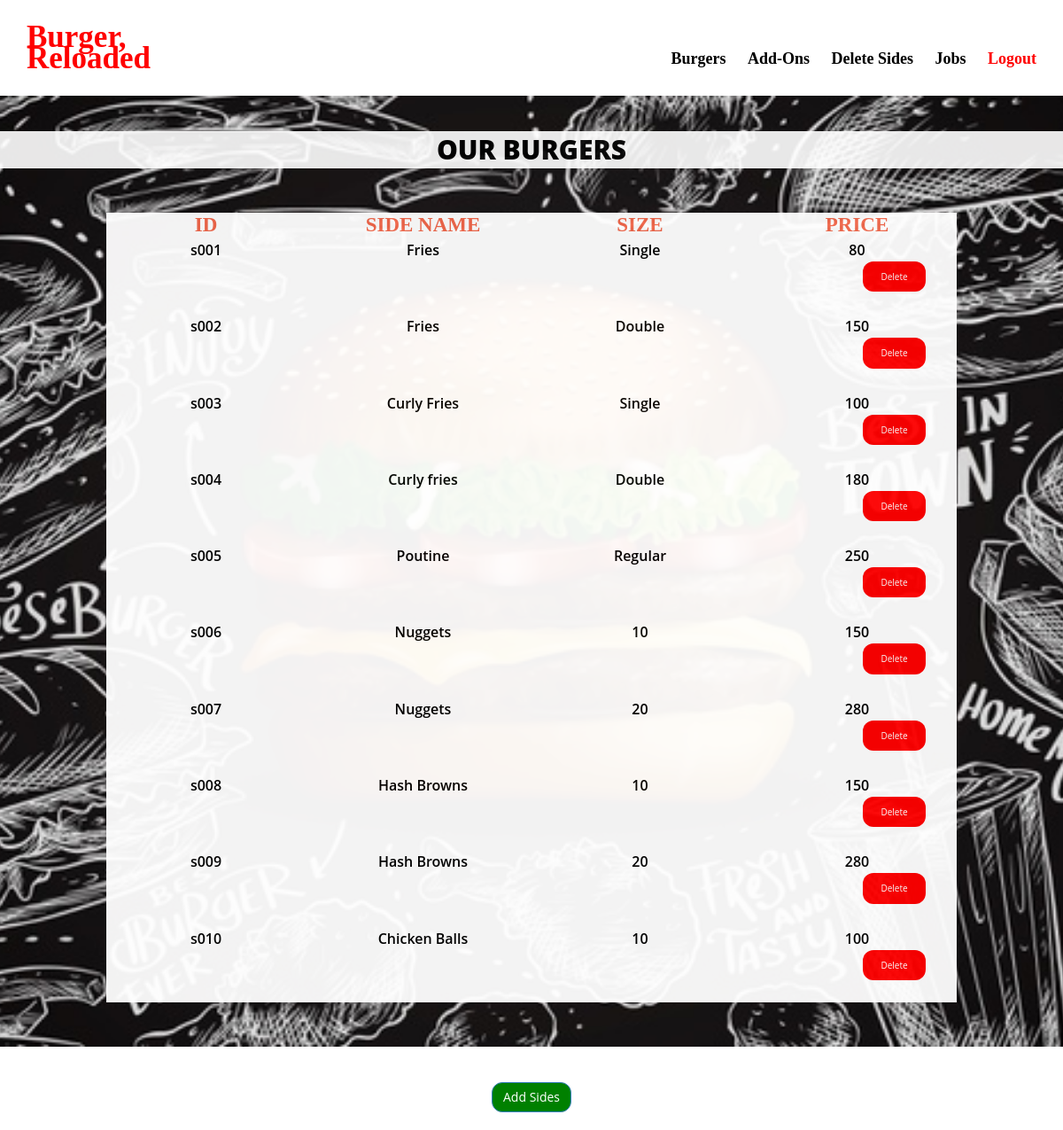
/View/admin_sides.php, run on the app's committed database.
### tables this page shows
CREATE TABLE `sides` (
  `side_id` varchar(10) NOT NULL,
  `side_name` varchar(100) NOT NULL,
  `side_size` varchar(13) NOT NULL,
  `side_price` varchar(10) NOT NULL
);

### View/admin_sides.php (the view, shortened to what this page needs)
<html lang="en">
  <head>
      <link href="css/bootstrap.min.css" rel="stylesheet"/>
      <link href="css/font-awesome.min.css" rel="stylesheet"/>
      <link href="css/animate.min.css" rel="stylesheet"/>
      <link href="css/main.css" rel="stylesheet"/>
  </head>
  <body>
	<section id="header">
		<div class="row">
			<div class="col-md-2" style="font-size: 35px;color:red;font-family: Times New Roman;"> <a href ="../Controller/admin_home.php">Burger, </br>Reloaded </a></div>
			<div class="col-md-10" style="text-align: right"> <br>
				<a href="admin_burgers.php" style="margin-left: 20px;"> Burgers </a>
				<a href="admin_addons.php" style="margin-left: 20px;"> Add-Ons  </a>
				<a href="../Controller/admin_remove_sides.php" style="margin-left: 20px;"> Delete Sides </a>
				<a href="admin_jobs.php" style="margin-left: 20px;"> Jobs  </a>
				<a href="../Controller/admin_login.php" style="margin-left: 20px; color: red"> Logout  </a>
			</div>
		</div>
	</section>
	<section id = "section1">
		<div class="title" style="color: black;background:white; opacity:90%;"> Our Burgers </div>
		<div style="color: black; margin-left:10%; margin-right:10%; margin-top:50px; margin-bottom:50px;text-align:center;background:white; opacity:95%;">
			<div class="row" style="padding:5px;">
				<div class="col-md-3" style="font-size:23px; color: #F2674A;font-family: Verdana;">   ID </div>
				<div class="col-md-3"style="font-size:23px; color: #F2674A;font-family: Verdana;">  SIDE NAME </div>
				<div class="col-md-3"style="font-size:23px; color: #F2674A;font-family: Verdana;">  SIZE </div>
				<div class="col-md-3"style="font-size:23px; color: #F2674A;font-family: Verdana;">  PRICE </div>
			</div>
			<?php
			require_once("../Model/DBconnect.php");
			$sql = "SELECT * FROM sides";
			$result = mysqli_query($conn, $sql);
			if(mysqli_num_rows($result) > 0){
				while($row = mysqli_fetch_array($result)){
			?>
			<div class="row" style="padding:5px;">
				<div class="col-md-3">  <?php echo $row[0]; ?> </div>
				<div class="col-md-3">  <?php echo $row[1]; ?> </div>
				<div class="col-md-3">  <?php echo $row[2] ?>
				</div>
				<div class="col-md-3">  <?php echo $row[3] ?>
				<form action="../Model/admin_remove_sides_backend.php" method="POST">
				<input type="submit" button type="button" class="btn btn-primary" style="background-color:red; font-size:10px; border-radius:12px;"
				name="submit" value="Delete"></button>
			</form>
				</div>
			</div>
			<?php
				}
			}
			?>
		</div>
	</section>
	<section id="footer">
        <div class="border border-light p-3 mb-4">
          <div class="text-center">
            <button type="button" class="btn btn-primary" style="background-color:green;border-radius: 12px;">
			<a href="../Controller/admin_add_sides.php">Add Sides</a></button>
          </div>
        </div>
	</section>
  </body>
</html>

### View/css/main.css (style rules this page uses)
#header { background-color: rgb(255, 255, 255); color: black; font: 600 18px/24px Times New Roman; padding: 30px; padding-top: 30px; }
#section1 { background-image: url("../img/bg1.jpg"); background-color: rgba(40,57,101,.5); background-position: center; background-size: cover; background-repeat:no-repeat; position: relative; overflow: hidden; }
.title { width: 100%; padding: 12px 20px; margin-top: 40px; text-align:center; text-transform: Uppercase; font-weight: 800; font-size: 30px; }
#footer { background-color: #FFF; color: black; font: 600 12px/14px 'Open Sans',sans-serif; padding: 20px; padding-top: 40px; }
body { margin:0; color:#6a6f8c; font:600 16px/18px 'Open Sans',sans-serif; }
*,:after,:before { box-sizing:border-box }
a { color:inherit;text-decoration:none }
input[type=submit] { background-color: black; border: none; border-radius: 50px; color: white; padding: 10px 20px; text-decoration: none; margin: 4px 2px; cursor: pointer; margin-left: 40%; }

### data on the page
sides: side_id "s001", side_name "Fries", side_size "Single", side_price "80"
sides: side_id "s002", side_name "Fries", side_size "Double", side_price "150"
sides: side_id "s003", side_name "Curly Fries", side_size "Single", side_price "100"
sides: side_id "s004", side_name "Curly fries", side_size "Double", side_price "180"
sides: side_id "s005", side_name "Poutine", side_size "Regular", side_price "250"
sides: side_id "s006", side_name "Nuggets", side_size "10", side_price "150"
sides: side_id "s007", side_name "Nuggets", side_size "20", side_price "280"
sides: side_id "s008", side_name "Hash Browns", side_size "10", side_price "150"
sides: side_id "s009", side_name "Hash Browns", side_size "20", side_price "280"
sides: side_id "s010", side_name "Chicken Balls", side_size "10", side_price "100"
